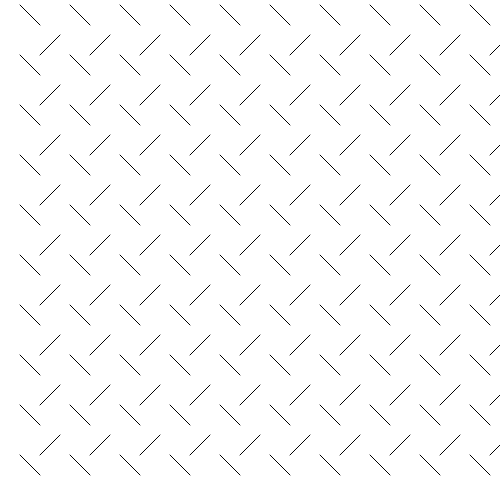
Frame 1 (no input)
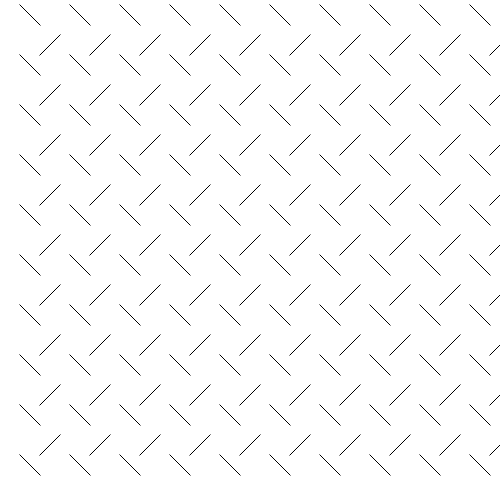
Frame 2 (the mouse pressed at the canvas centre, redrawn once)

The p5.js sketch that drew these frames (run headless with seeded random() and noise() and a simulated clock; the mouse was pressed at the canvas centre and the sketch redrawn once):

// p5.js sketch
// ── sketch.js
function setup() {
  createCanvas(500, 500);
  noLoop();
}

function draw() {
  for (var i = 20; i < 500; i += 50) {
    for (var j = 5; j < 500; j += 50) {
      line(i, j, i + 20, j + 20);
    }
  }

  for (var i = 40; i < 500; i += 50) {
    for (var j = 55; j < 500; j += 50) {
      line(i, j, i + 20, j - 20);
    }
  }

}
